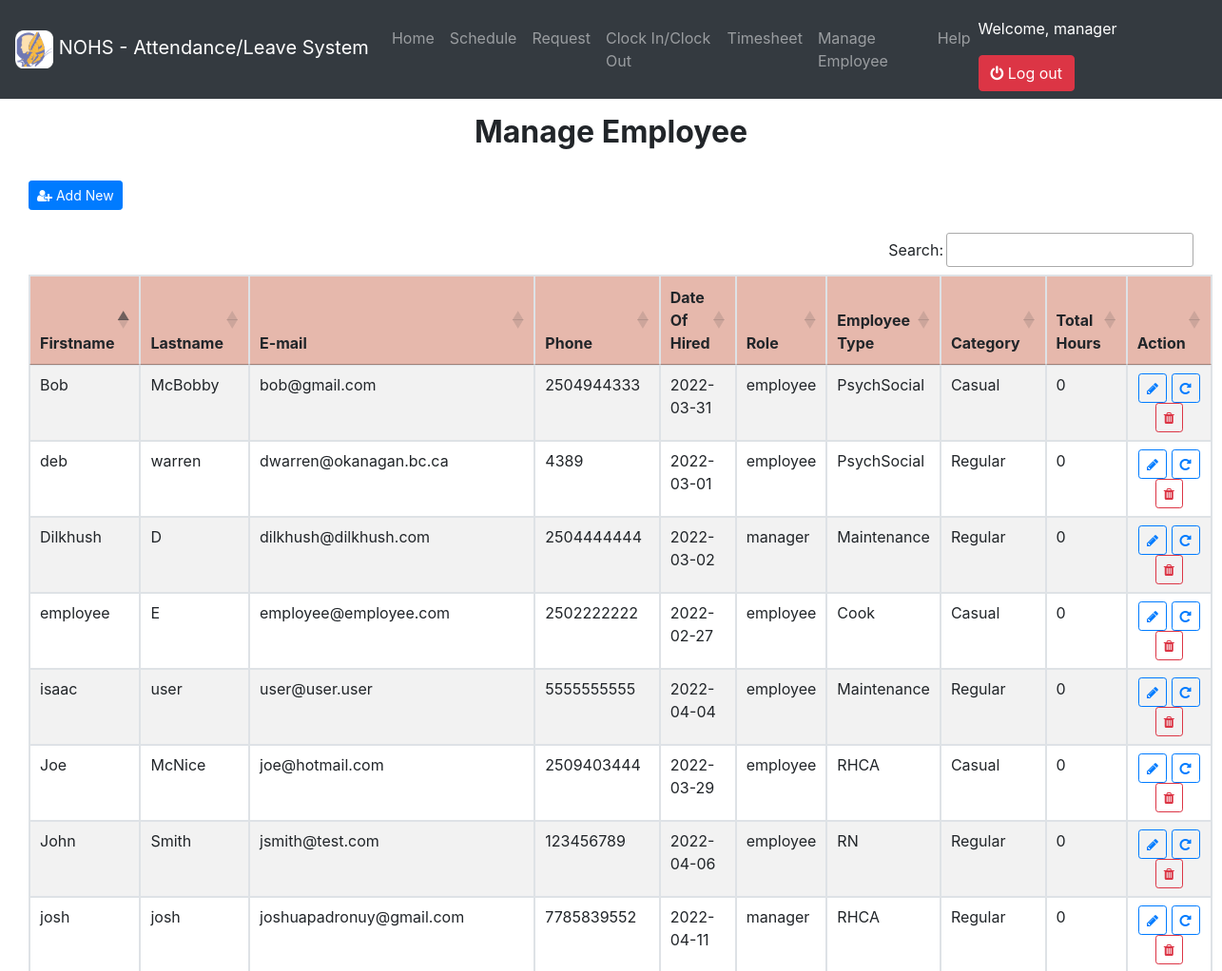
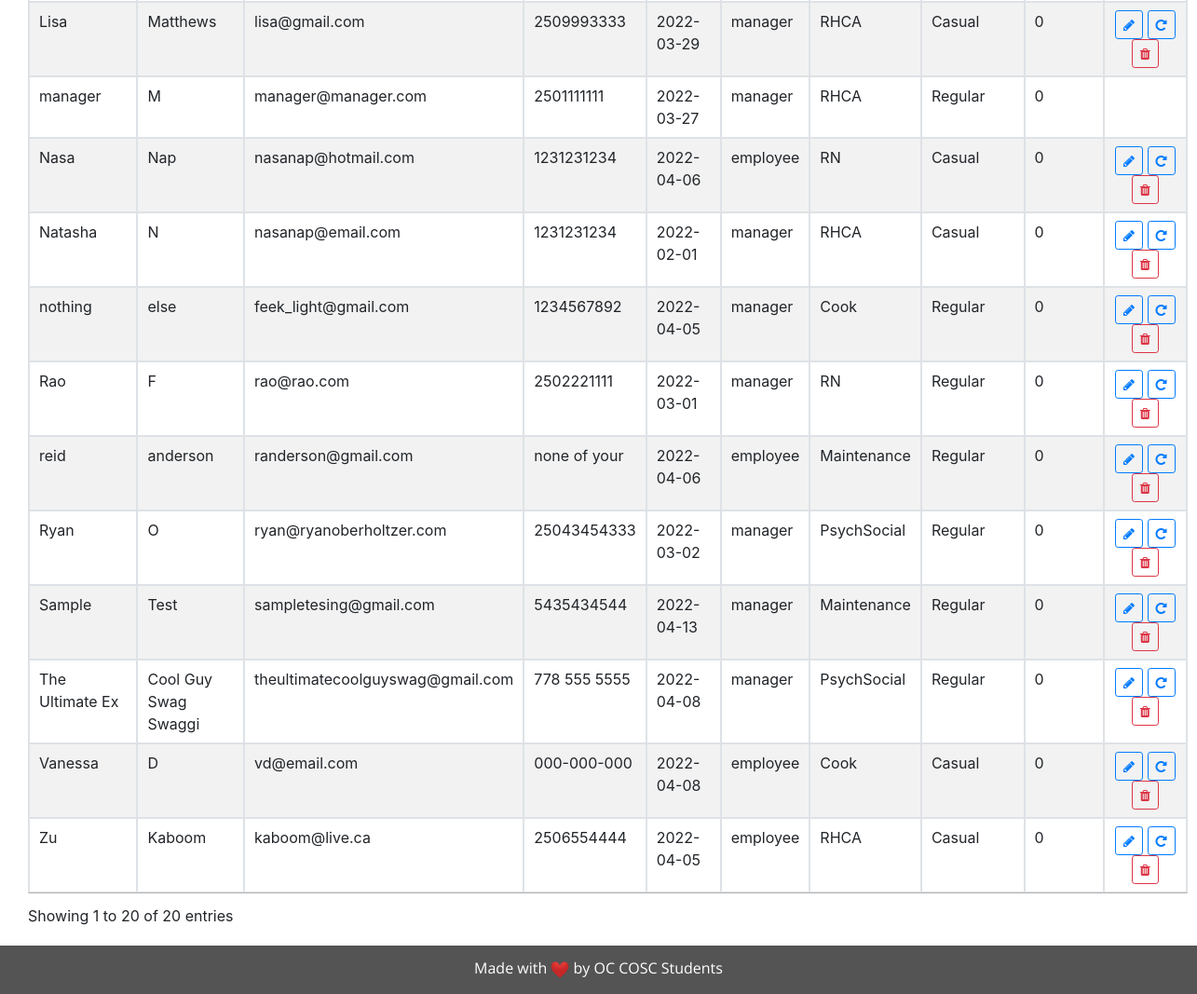
The page /portal/users.php (signed in) on the database its author committed (2 pictures, top to bottom).
### tables this page shows
CREATE TABLE `users` (
  `id` int(20) NOT NULL,
  `firstname` varchar(20) NOT NULL,
  `lastname` varchar(20) NOT NULL,
  `email` varchar(50) NOT NULL,
  `dateHired` date DEFAULT NULL,
  `empType` varchar(30) NOT NULL,
  `category` varchar(20) NOT NULL,
  `role` varchar(10) NOT NULL,
  `phone` varchar(20) NOT NULL,
  `password` varchar(150) NOT NULL
);

### portal/auth.php (called while the page is built, shortened)
<?php
	require_once 'db_connect.php';
	$user_qry = $conn->query("SELECT * FROM users WHERE `id` = '".$_SESSION['login_id']."' ") or die(mysqli_error());
	$user = $user_qry->fetch_array();
	$user_fname = $user['firstname'];
	$role = $user['role'];
	$id = $user['id'];
?>

### portal/users.php (the view, shortened to what this page needs)
<!DOCTYPE html>
<?php
	require_once 'auth.php';
	if ($role == 'manager') {
?>
<html lang="eng">
	<head>
		<link rel="stylesheet" href="../assets/css/navbar.css">
		<?php include 'header.php'; ?>
	</head>
	<body>
		<?php include 'nav_bar.php' ?>
		<div class="container-fluid">
			<center>
				<h2><strong>Manage Employee</strong></h2>
			</center>
			<br/>
			<div class="well col-lg-12">
				<button type="button" class="btn btn-primary btn-sm" id="new_user"><i class="fa fa-user-plus"></i> Add New</button>
				<br />
				<br />
				<table id="table" class="table table-bordered table-striped">
					<thead>
						<tr bgcolor="#E6B8AC">
							<th>Firstname</th>
							<th>Lastname</th>
							<th>E-mail</th>
							<th>Phone</th>
							<th>Date Of Hired</th>
							<th>Role</th>
							<th>Employee Type</th>
							<th>Category</th>
							<th>Total Hours</th>
							<th>Action</th>
						</tr>
					</thead>
					<tbody>
					<?php
					$user_qry=$conn->query("SELECT * FROM users") or die(mysqli_error());
					while($row=$user_qry->fetch_array()){
						$totalreg = 0;
						$totalot = 0;
						$total = $totalreg + $totalot;?>
						<tr>
							<td><?php echo $row['firstname']?></td>
							<td><?php echo htmlentities($row['lastname'])?></td>
							<td><?php echo $row['email']?></td>
							<td><?php echo $row['phone']?></td>
							<td><?php echo $row['dateHired']?></td>
							<td><?php echo $row['role']?></td>
							<td><?php echo $row['empType']?></td>
							<td><?php echo $row['category']?></td>
							<td><?php echo $total?></td>
							<td>
								<?php
								if($row['id'] != $id){?>
								<center>
								 <button class="btn btn-sm btn-outline-primary edit_user" data-toggle="tooltip" data-placement="top" title="Edit" data-id="<?php echo $row['id']?>" type="button"><i class="fa fa-pencil"></i></button>
								 <button class="btn btn-sm btn-outline-primary edit_password" data-toggle="tooltip" data-placement="top" title="Reset Password" data-id="<?php echo $row['id']?>" type="button"><i class="fa fa-repeat"></i></button>
								<button class="btn btn-sm btn-outline-danger remove_user" data-toggle="tooltip" data-placement="top" title="Delete" data-id="<?php echo $row['id']?>" type="button"><i class="fa fa-trash"></i></button>
								</center>
								<?php }?>
							</td>
						</tr>
					<?php
						}
					?>
					</tbody>
				</table>
				<br />
				<br />
				<br />
			</div>
		</div>
			<?php include 'footer.php' ?>
	</body>
</html>
<?php
	}
?>

### portal/nav_bar.php (shortened to what this page needs)
<?php
	require_once 'auth.php';
?>
<html>
    <head>
        <link rel="stylesheet" href="../assets/css/navbar.css"/>
    </head>
    <body>
        <nav class="navbar navbar-expand-xl fixed-top bg-dark navbar-dark">
            <a href="https://nohs.ca/" target="_blank" class="navbar-brand">
                <img src="../assets/images/logo.png" alt="logo" style="width:40px;height:40px;">
                <span class="menu-collapsed">NOHS - Attendance/Leave System</span>
            </a>
            <div class="collapse navbar-collapse" id="collapsible">
                <ul class="navbar-nav">
                    <?php if($role == 'manager') { ?>
                    <li class="nav-item">
                        <a href="home.php" class="nav-link">Home</a>
                    </li>
                    <li class="nav-item">
                        <a href="manager_schedule.php" class="nav-link">Schedule</a>
                    </li>
                    <li class="nav-item">
                        <a href="manager_time_off.php" class="nav-link">Request</a>
                    </li>
                    <li class="nav-item">
                        <a href="punchcard.php" class="nav-link">Clock In/Clock Out</a>
                    </li>
                    <li class="nav-item">
                        <a href="manager_timesheet.php" class="nav-link">Timesheet</a>
                    </li>
                    <li class="nav-item">
                        <a href="users.php" class="nav-link">Manage Employee</a>
                    </li>
                    <li class="nav-item">
                        <a href="help.php" class="nav-link">Help</a>
                    </li>
                    <?php } ?>
                </ul>
            </div>
            <ul class="navbar-nav">
                <form class="form-inline" style="float:right;">
                <div class="down-nav">
                    <p><font color="white">Welcome, <?php echo $user_fname ?>&emsp;</font></p>
                </div>
                <a href="logout.php">
                    <button type="button" class="btn btn-danger navbar-btn"><span class="fa fa-power-off lead text"></span> Log out</button>
                </a>
                 </form>
             </ul>
       </nav>
    </body>
</html>

### assets/css/navbar.css (style rules this page uses)
.down-nav { margin-top: 10px; }
.container-fluid { margin-top: 120px; }

### assets/css/style.css (style rules this page uses)
body { height:100%; }

### rows shown on the page
users: firstname "manager", lastname "M", email "manager@manager.com", phone "2501111111", dateHired "2022-03-27", role "manager", empType "RHCA", category "Regular", total "0"
users: firstname "Ryan", lastname "O", email "ryan@ryanoberholtzer.com", phone "25043454333", dateHired "2022-03-02", role "manager", empType "PsychSocial", category "Regular", total "0"
users: firstname "Rao", lastname "F", email "rao@rao.com", phone "2502221111", dateHired "2022-03-01", role "manager", empType "RN", category "Regular", total "0"
users: firstname "employee", lastname "E", email "employee@employee.com", phone "2502222222", dateHired "2022-02-27", role "employee", empType "Cook", category "Casual", total "0"
users: firstname "Dilkhush", lastname "D", email "dilkhush@dilkhush.com", phone "2504444444", dateHired "2022-03-02", role "manager", empType "Maintenance", category "Regular", total "0"
users: firstname "Bob", lastname "McBobby", email "bob@gmail.com", phone "2504944333", dateHired "2022-03-31", role "employee", empType "PsychSocial", category "Casual", total "0"
users: firstname "Joe", lastname "McNice", email "joe@hotmail.com", phone "2509403444", dateHired "2022-03-29", role "employee", empType "RHCA", category "Casual", total "0"
users: firstname "The Ultimate Ex", lastname "Cool Guy Swag Swaggi", email "theultimatecoolguyswag@gmail.com", phone "778 555 5555", dateHired "2022-04-08", role "manager", empType "PsychSocial", category "Regular", total "0"
users: firstname "Vanessa", lastname "D", email "vd@email.com", phone "000-000-000", dateHired "2022-04-08", role "employee", empType "Cook", category "Casual", total "0"
users: firstname "reid", lastname "anderson", email "randerson@gmail.com", phone "none of your", dateHired "2022-04-06", role "employee", empType "Maintenance", category "Regular", total "0"
users: firstname "deb", lastname "warren", email "dwarren@okanagan.bc.ca", phone "4389", dateHired "2022-03-01", role "employee", empType "PsychSocial", category "Regular", total "0"
users: firstname "isaac", lastname "user", email "user@user.user", phone "5555555555", dateHired "2022-04-04", role "employee", empType "Maintenance", category "Regular", total "0"
users: firstname "nothing", lastname "else", email "feek_light@gmail.com", phone "1234567892", dateHired "2022-04-05", role "manager", empType "Cook", category "Regular", total "0"
users: firstname "John", lastname "Smith", email "jsmith@test.com", phone "123456789", dateHired "2022-04-06", role "employee", empType "RN", category "Regular", total "0"
users: firstname "Nasa", lastname "Nap", email "nasanap@hotmail.com", phone "1231231234", dateHired "2022-04-06", role "employee", empType "RN", category "Casual", total "0"
users: firstname "Sample", lastname "Test", email "sampletesing@gmail.com", phone "5435434544", dateHired "2022-04-13", role "manager", empType "Maintenance", category "Regular", total "0"
users: firstname "josh", lastname "josh", email "joshuapadronuy@gmail.com", phone "7785839552", dateHired "2022-04-11", role "manager", empType "RHCA", category "Regular", total "0"
users: firstname "Natasha", lastname "N", email "nasanap@email.com", phone "1231231234", dateHired "2022-02-01", role "manager", empType "RHCA", category "Casual", total "0"
users: firstname "Zu", lastname "Kaboom", email "kaboom@live.ca", phone "2506554444", dateHired "2022-04-05", role "employee", empType "RHCA", category "Casual", total "0"
users: firstname "Lisa", lastname "Matthews", email "lisa@gmail.com", phone "2509993333", dateHired "2022-03-29", role "manager", empType "RHCA", category "Casual", total "0"
